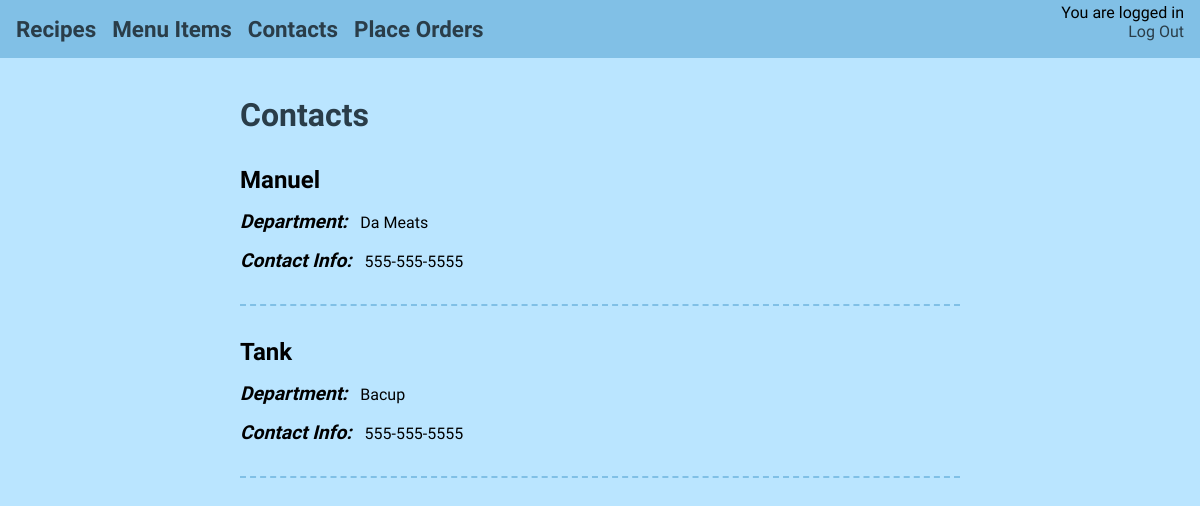
Page /contacts (signed in) on the committed database.
### manager_guide/models.py (models this page shows, shortened)
class Contact(models.Model):
	name = models.CharField(max_length=100)
	department = models.CharField(max_length=100)
	four11 = models.TextField()

### manager_guide/views.py (the view)
# urls.py: url(r'^contacts$', views.contacts, name='contacts'),
@login_required
def contacts(request):
	contacts = Contact.objects.order_by('name')
	return render(request, 'manager_guide/contacts.html', {'contacts':contacts})

### manager_guide/templates/manager_guide/contacts.html
{% extends 'manager_guide/base2.html' %}
{% block content %}
	<div id="content_box">
		<div id="menu_tag">
			<h1>Contacts</h1>
			{% for contact in contacts %}
			<h2>{{contact.name}}</h2>
			<p><em>Department: </em>{{contact.department}}</p>
			<p><em>Contact Info: </em>{{contact.four11}}</p>
			<center><hr /></center>
			{% endfor %}
		</div>
	</div>
{% endblock %}

### manager_guide/static/manager_guide/css/style.css (style rules this page uses)
html, body, header, h1, h2, h3, h4, p, a, div, ul, li, table, td, tr { margin: 0; padding: 0; display: block; }
hr { margin: 2rem 0; display: block; border-color: #81C0E6; border-width: 2px 0 0 0; border-style: dashed; }
body { background: #BAE5FF; }
h1 { font-family: "Source Sans Pro", sans-serif; color: #2A3D49; }
#content_box { display: flex; position: absolute; top: 0; bottom: 0; left: 0; right: 0; justify-content: center; z-index: -1; }
#content_box #menu_tag { width: 60%; margin-top: 10vh; margin-bottom: 5vh; text-align: left; align-self: flex-start; justify-self: flex-start; }
#content_box #menu_tag em { font-weight: 600; font-decoration: none; font-size: 1.2rem; margin-right: 0.5rem; }
#content_box h1, #content_box h2, #content_box h3, #content_box p { font-family: "Source Sans Pro", sans-serif; }
#content_box h1, #content_box p { margin: 1rem 0; }
#content_box h2 { margin: 2rem 0 0 0; }

### rows in the picture
Contact: name "Manuel", department "Da Meats", four11 "555-555-5555"
Contact: name "Tank", department "Bacup", four11 "555-555-5555"
